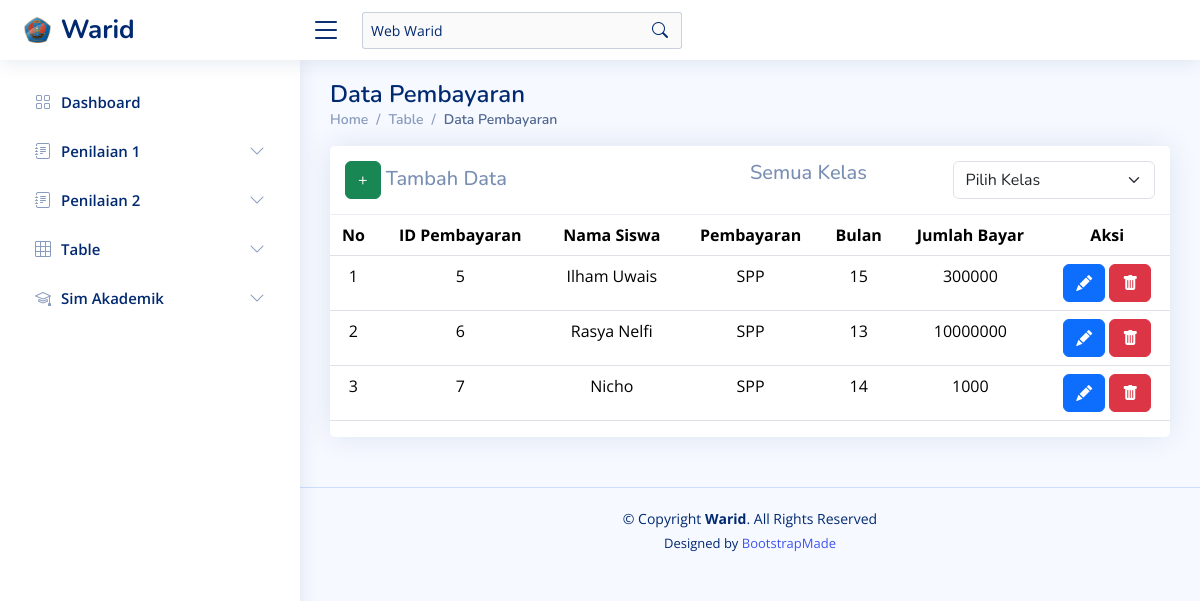
Screenshot of /?page=pembayaran_siswa with the database file from the repository.
### tables this page shows
CREATE TABLE `pembayaran_siswa` (
  `id_pembayaran_siswa` int(10) NOT NULL,
  `id_siswa` int(10) NOT NULL,
  `pembayaran` varchar(10) NOT NULL,
  `bulan` varchar(20) NOT NULL,
  `jumlah_bayar` int(10) NOT NULL
);

CREATE TABLE `siswa` (
  `id_siswa` int(10) NOT NULL,
  `nama_siswa` varchar(255) NOT NULL,
  `kelas` varchar(10) NOT NULL
);

### assets/components/sim_akademik_warid/pembayaran.php (the view, shortened to what this page needs)
<?php
$pageName = 'pembayaran_siswa';
?>
<main id="main" class="main">
    <div class="pagetitle">
        <h1>Data Pembayaran</h1>
        <nav>
            <ol class="breadcrumb">
                <li class="breadcrumb-item"><a href="?page=dashboard">Home</a></li>
                <li class="breadcrumb-item">Table</li>
                <li class="breadcrumb-item active">Data Pembayaran</li>
            </ol>
        </nav>
    </div>
    <?php
    if (isset($_POST['kelas_siswa'])) {
        $kelas_siswa = $_POST['kelas_siswa'];
        if ($kelas_siswa == "Semua Kelas") {
            $kelas_query = "";
        } else {
            $kelas_query = "WHERE kelas ='$kelas_siswa'";
        }
    } else {
        $kelas_siswa = "Semua Kelas";
    }
    ?>
    <section class="section">
        <div class="row">
            <div class="col-lg-12">
                <div class="card">
                    <h5 class="card-header d-flex"">
                        <span class=" col-sm-6"><a href="?page=<?php echo $pageName ?>&alert=add_data&kelas_siswa=<?php echo $kelas_siswa; ?>" class="btn btn-success">+</a> Tambah Data</span>
                        <span class="col-sm-3"><?php echo $kelas_siswa; ?></span>
                        <form class="col-sm-3" action="?page=<?php echo $pageName ?>" method="post">
                            <select class="form-select" name="kelas_siswa" id="kelas_siswa" onchange="this.form.submit()">
                                <option value="Belum Memilih">Pilih Kelas</option>
                            </select>
                        </form>
                    </h5>
                    <div class="table-responsive text-nowrap">
                        <table class="table" style="text-align:center">
                            <thead>
                                <tr>
                                    <th>No</th>
                                    <th>ID Pembayaran</th>
                                    <th>Nama Siswa</th>
                                    <th>Pembayaran</th>
                                    <th>Bulan</th>
                                    <th>Jumlah Bayar</th>
                                    <th>Aksi</th>
                                </tr>
                            </thead>
                            <tbody class="table-border-bottom-0">
                                <?php
                                $no = 1;
                                $result = mysqli_query($koneksi1, "SELECT pembayaran_siswa.*, siswa.nama_siswa FROM pembayaran_siswa INNER JOIN siswa ON pembayaran_siswa.id_siswa = siswa.id_siswa");
                                while ($data = mysqli_fetch_assoc($result)) {
                                ?>
                                    <tr>
                                        <td><?php echo $no++; ?></td>
                                        <td><?php echo $data['id_pembayaran_siswa']; ?></td>
                                        <td><?php echo $data['nama_siswa']; ?></td>
                                        <td><?php echo $data['pembayaran']; ?></td>
                                        <td><?php echo $data['bulan']; ?></td>
                                        <td><?php echo $data['jumlah_bayar']; ?></td>
                                        <td>
                                            <a href="?page=<?php echo $pageName ?>&alert=EditData&id_pembayaran_siswa=<?php echo $data['id_pembayaran_siswa']; ?>" class="btn btn-primary"><i class="bi bi-pencil-fill" style="color: white;"></i></a>
                                            <a href="?page=<?php echo $pageName ?>&alert=ConfirmationDeleteSim&pageName=<?php echo $pageName ?>&id=<?php echo $data['id_pembayaran_siswa']; ?>" class="btn btn-danger"><i class="bi bi-trash-fill" style="color: white;"></i></a>
                                        </td>
                                    </tr><?php } ?>
                            </tbody>
                        </table>
                    </div>
                </div>
            </div>
        </div>
    </section>
</main>

### index.php (shortened to what this page needs)
<!DOCTYPE html>
<html lang="en">
<head>
  <link href="assets/vendor/bootstrap/css/bootstrap.min.css" rel="stylesheet">
  <link href="assets/vendor/bootstrap-icons/bootstrap-icons.css" rel="stylesheet">
  <link href="assets/vendor/boxicons/css/boxicons.min.css" rel="stylesheet">
  <link href="assets/vendor/quill/quill.snow.css" rel="stylesheet">
  <link href="assets/vendor/quill/quill.bubble.css" rel="stylesheet">
  <link href="assets/vendor/remixicon/remixicon.css" rel="stylesheet">
  <link href="assets/vendor/simple-datatables/style.css" rel="stylesheet">
  <link href="assets/css/style.css" rel="stylesheet">
</head>
<body>
  <?php
  include "assets/components/koneksi.php";
  ?>
  <?php include 'assets/components/header.php'; ?>
  <?php
    $dashboard_sidebar = "collapsed";
  ?>
  <?php
  if (!isset($_GET['page'])) {
    $page = 'dashboard';
  } else {
    $page = $_GET['page'];
  }
  switch ($page) {
    case 'pembayaran_siswa':
      include 'assets/components/sim_akademik_warid/pembayaran.php';
      break;
  }
  ?>
  <?php include "assets/components/sidebar.php"; ?>
  <?php include 'assets/components/footer.php' ?>
</body>
</html>

### assets/components/header.php (shortened to what this page needs)
<header id="header" class="header fixed-top d-flex align-items-center">
    <div class="d-flex align-items-center justify-content-between">
      <a href="?page=dashboard" class="logo d-flex align-items-center">
        <img src="assets/img/logo.png" alt="">
        <span class="d-none d-lg-block">Warid</span>
      </a>
      <i class="bi bi-list toggle-sidebar-btn"></i>
    </div>
    <div class="search-bar">
      <div class="search-form d-flex align-items-center">
        <input type="text" name="query" placeholder="Web Warid" title="Web Warid" value="Web Warid" disabled>
        <button><i class="bi bi-search"></i></button>
      </div>
    </div>
  </header>

### assets/components/sidebar.php (shortened to what this page needs)
<aside id="sidebar" class="sidebar">
  <ul class="sidebar-nav" id="sidebar-nav">
    <li class="nav-item">
      <a class="nav-link <?php echo $dashboard_sidebar; ?>" href="index.php">
        <i class="bi bi-grid"></i>
        <span>Dashboard</span>
      </a>
    </li>
    <li class="nav-item">
      <a class="nav-link collapsed" data-bs-target="#penilaian-1" data-bs-toggle="collapse" href="#">
        <i class="bi bi-journal-text"></i><span>Penilaian 1</span><i class="bi bi-chevron-down ms-auto"></i>
      </a>
    </li>
    <li class="nav-item">
      <a class="nav-link collapsed" data-bs-target="#penilaian-2" data-bs-toggle="collapse" href="#">
        <i class="bi bi-journal-text"></i><span>Penilaian 2</span><i class="bi bi-chevron-down ms-auto"></i>
      </a>
    </li>
    <li class="nav-item">
      <a class="nav-link collapsed" data-bs-target="#table-view" data-bs-toggle="collapse" href="#">
        <i class="bi bi-grid-3x3"></i><span>Table</span><i class="bi bi-chevron-down ms-auto"></i>
      </a>
    </li>
    <li class="nav-item">
      <a class="nav-link collapsed" data-bs-target="#sim_akademik" data-bs-toggle="collapse" href="#">
        <i class="bi bi-mortarboard"></i><span>Sim Akademik</span><i class="bi bi-chevron-down ms-auto"></i>
      </a>
    </li>
  </ul>
</aside>

### assets/components/footer.php
<footer id="footer" class="footer">
    <div class="copyright">
      &copy; Copyright <strong><span>Warid</span></strong>. All Rights Reserved
    </div>
    <div class="credits">
      Designed by <a href="https://bootstrapmade.com/">BootstrapMade</a>
    </div>
</footer>

### assets/css/style.css (style rules this page uses)
:root { scroll-behavior: smooth; }
body { font-family: "Open Sans", sans-serif; background: #f6f9ff; color: #444444; }
a { color: #4154f1; text-decoration: none; }
h1, h2, h3, h4, h5, h6 { font-family: "Nunito", sans-serif; }
#main { margin-top: 60px; padding: 20px 30px; transition: all 0.3s; }
.pagetitle { margin-bottom: 10px; }
.pagetitle h1 { font-size: 24px; margin-bottom: 0; font-weight: 600; color: #012970; }
.card { margin-bottom: 30px; border: none; border-radius: 5px; box-shadow: 0px 0 30px rgba(1, 41, 112, 0.1); }
.card-header, .card-footer { border-color: #ebeef4; background-color: #fff; color: #798eb3; padding: 15px; }
.breadcrumb { font-size: 14px; font-family: "Nunito", sans-serif; color: #899bbd; font-weight: 600; }
.breadcrumb a { color: #899bbd; transition: 0.3s; }
.breadcrumb .breadcrumb-item::before { color: #899bbd; }
.breadcrumb .active { color: #51678f; font-weight: 600; }
.logo { line-height: 1; }
@media (min-width: 1200px) { .logo { width: 280px; } }
.logo img { max-height: 26px; margin-right: 6px; }
.logo span { font-size: 26px; font-weight: 700; color: #012970; font-family: "Nunito", sans-serif; }
.header { transition: all 0.5s; z-index: 997; height: 60px; box-shadow: 0px 2px 20px rgba(1, 41, 112, 0.1); background-color: #fff; padding-left: 20px; }
.header .toggle-sidebar-btn { font-size: 32px; padding-left: 10px; cursor: pointer; color: #012970; }
.header .search-bar { min-width: 360px; padding: 0 20px; }
.header .search-form { width: 100%; }
.header .search-form input { border: 0; font-size: 14px; color: #012970; border: 1px solid rgba(1, 41, 112, 0.2); padding: 7px 38px 7px 8px; border-radius: 3px; transition: 0.3s; width: 100%; }
.header .search-form button { border: 0; padding: 0; margin-left: -30px; background: none; }
.header .search-form button i { color: #012970; }
.sidebar { position: fixed; top: 60px; left: 0; bottom: 0; width: 300px; z-index: 996; transition: all 0.3s; padding: 20px; overflow-y: auto; scrollbar-width: thin; scrollbar-color: #aab7cf transparent; box-shadow: 0px 0px 20px rgba(1, 41, 112, 0.1); background-color: #fff; }
@media (min-width: 1200px) { #main, #footer { margin-left: 300px; } }
.sidebar-nav { padding: 0; margin: 0; list-style: none; }
.sidebar-nav li { padding: 0; margin: 0; list-style: none; }
.sidebar-nav .nav-item { margin-bottom: 5px; }
.sidebar-nav .nav-link { display: flex; align-items: center; font-size: 15px; font-weight: 600; color: #4154f1; transition: 0.3; background: #f6f9ff; padding: 10px 15px; border-radius: 4px; }
.sidebar-nav .nav-link i { font-size: 16px; margin-right: 10px; color: #4154f1; }
.sidebar-nav .nav-link.collapsed { color: #012970; background: #fff; }
.sidebar-nav .nav-link.collapsed i { color: #899bbd; }
.sidebar-nav .nav-link .bi-chevron-down { margin-right: 0; transition: transform 0.2s ease-in-out; }
.footer { padding: 20px 0; font-size: 14px; transition: all 0.3s; border-top: 1px solid #cddfff; }
.footer .copyright { text-align: center; color: #012970; }
.footer .credits { padding-top: 5px; text-align: center; font-size: 13px; color: #012970; }

### rows the page displays
pembayaran_siswa: id_pembayaran_siswa "5", id_siswa.nama_siswa "Ilham Uwais", pembayaran "SPP", bulan "15", jumlah_bayar "300000"
pembayaran_siswa: id_pembayaran_siswa "6", id_siswa.nama_siswa "Rasya Nelfi", pembayaran "SPP", bulan "13", jumlah_bayar "10000000"
pembayaran_siswa: id_pembayaran_siswa "7", id_siswa.nama_siswa "Nicho", pembayaran "SPP", bulan "14", jumlah_bayar "1000"

### other values shown
$kelas_siswa "Semua Kelas"
